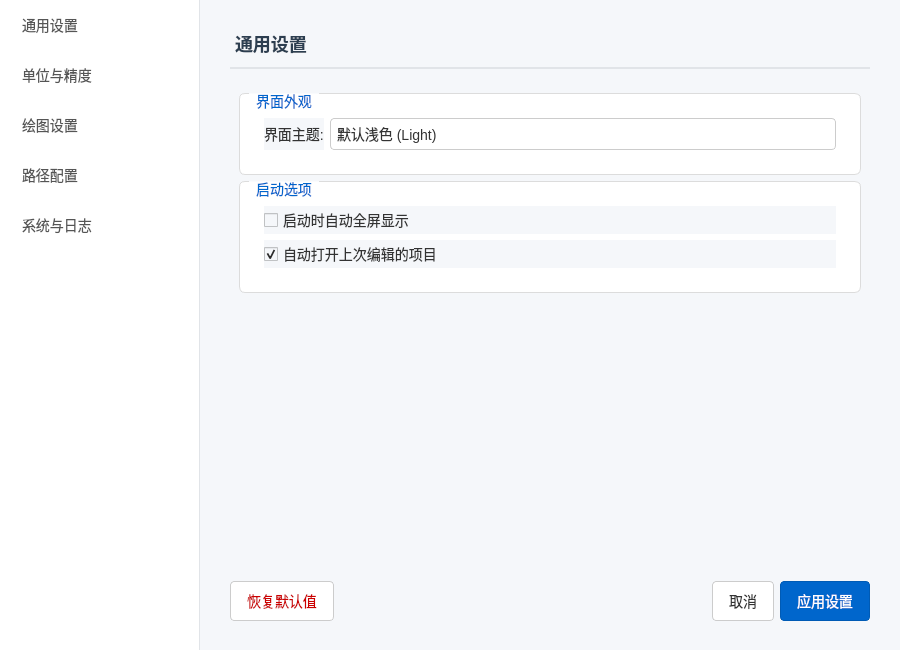
<?xml version="1.0" encoding="UTF-8"?>
<ui version="4.0">
 <class>SettingsWidget</class>
 <widget class="QWidget" name="SettingsWidget">
  <property name="geometry">
   <rect>
    <x>0</x>
    <y>0</y>
    <width>900</width>
    <height>650</height>
   </rect>
  </property>
  <property name="windowTitle">
   <string>系统设置</string>
  </property>
  <property name="styleSheet">
   <string notr="true">/* 全局字体与背景 */
QWidget {
    font-family: &quot;Microsoft YaHei UI&quot;, &quot;Segoe UI&quot;, sans-serif;
    font-size: 14px;
    background-color: #f5f7fa; /* 浅灰背景 */
    color: #333333;
}

/* 左侧导航栏 */
QListWidget#navTupleList {
    background-color: #ffffff;
    border: none;
    border-right: 1px solid #e1e4e8;
    outline: none;
}
QListWidget#navTupleList::item {
    height: 50px;
    padding-left: 15px;
    color: #555555;
    border-left: 4px solid transparent; /* 选中指示条 */
}
QListWidget#navTupleList::item:hover {
    background-color: #f0f4f8;
    color: #333333;
}
QListWidget#navTupleList::item:selected {
    background-color: #eef6ff;
    color: #0066cc;
    border-left: 4px solid #0066cc; /* 选中亮蓝条 */
    font-weight: bold;
}

/* 右侧内容区标题栏 */
QLabel#lblPageTitle {
    font-size: 18px;
    font-weight: bold;
    color: #2c3e50;
    padding: 10px 0px 10px 0px;
    border-bottom: 2px solid #e1e4e8;
}

/* 分组框卡片样式 */
QGroupBox {
    background-color: #ffffff;
    border: 1px solid #dcdcdc;
    border-radius: 6px;
    margin-top: 1.5em; /* 为标题留空间 */
    padding: 15px;
}
QGroupBox::title {
    subcontrol-origin: margin;
    subcontrol-position: top left;
    left: 10px;
    padding: 0 5px;
    font-weight: bold;
    color: #0066cc;
}

/* 输入控件样式 */
QLineEdit, QComboBox, QSpinBox {
    border: 1px solid #cccccc;
    border-radius: 4px;
    padding: 6px;
    background-color: #ffffff;
    selection-background-color: #0066cc;
}
QLineEdit:focus, QComboBox:focus, QSpinBox:focus {
    border: 1px solid #0066cc;
}
QComboBox::drop-down {
    border: none;
    width: 20px;
}

/* 按钮样式 */
QPushButton {
    border: 1px solid #cccccc;
    border-radius: 4px;
    padding: 8px 16px;
    background-color: #ffffff;
    color: #333333;
}
QPushButton:hover {
    background-color: #f0f0f0;
    border-color: #bbbbbb;
}
QPushButton:pressed {
    background-color: #e0e0e0;
}

/* 强调按钮 (应用) */
QPushButton#btnApply {
    background-color: #0066cc;
    color: #ffffff;
    border: 1px solid #005bb5;
}
QPushButton#btnApply:hover {
    background-color: #0077ee;
}
QPushButton#btnApply:pressed {
    background-color: #0055aa;
}

/* 危险按钮 (重置) */
QPushButton#btnRestoreDefaults {
    color: #cc0000;
}
QPushButton#btnRestoreDefaults:hover {
    background-color: #fff0f0;
    border-color: #ffcccc;
}
</string>
  </property>
  <layout class="QHBoxLayout" name="mainLayout">
   <property name="spacing">
    <number>0</number>
   </property>
   <property name="leftMargin">
    <number>0</number>
   </property>
   <property name="topMargin">
    <number>0</number>
   </property>
   <property name="rightMargin">
    <number>0</number>
   </property>
   <property name="bottomMargin">
    <number>0</number>
   </property>

   <item>
    <widget class="QListWidget" name="navTupleList">
     <property name="minimumSize">
      <size>
       <width>200</width>
       <height>0</height>
      </size>
     </property>
     <property name="maximumSize">
      <size>
       <width>200</width>
       <height>16777215</height>
      </size>
     </property>
     <property name="iconSize">
      <size>
       <width>24</width>
       <height>24</height>
      </size>
     </property>
     <item>
      <property name="text">
       <string>通用设置</string>
      </property>
      <property name="icon">
       <iconset resource="resource.qrc">
        <normaloff>:/new/prefix1/Resource/Nav1.png</normaloff>:/new/prefix1/Resource/Nav1.png</iconset>
      </property>
     </item>
     <item>
      <property name="text">
       <string>单位与精度</string>
      </property>
      <property name="icon">
       <iconset resource="resource.qrc">
        <normaloff>:/new/prefix1/Resource/Nav2.png</normaloff>:/new/prefix1/Resource/Nav2.png</iconset>
      </property>
     </item>
     <item>
      <property name="text">
       <string>绘图设置</string>
      </property>
      <property name="icon">
       <iconset resource="resource.qrc">
        <normaloff>:/new/prefix1/Resource/Nav3.png</normaloff>:/new/prefix1/Resource/Nav3.png</iconset>
      </property>
     </item>
     <item>
      <property name="text">
       <string>路径配置</string>
      </property>
      <property name="icon">
       <iconset resource="resource.qrc">
        <normaloff>:/new/prefix1/Resource/Nav4.png</normaloff>:/new/prefix1/Resource/Nav4.png</iconset>
      </property>
     </item>
     <item>
      <property name="text">
       <string>系统与日志</string>
      </property>
      <property name="icon">
       <iconset resource="resource.qrc">
        <normaloff>:/new/prefix1/Resource/Nav5.png</normaloff>:/new/prefix1/Resource/Nav5.png</iconset>
      </property>
     </item>
    </widget>
   </item>

   <item>
    <layout class="QVBoxLayout" name="rightLayout">
     <property name="spacing">
      <number>15</number>
     </property>
     <property name="leftMargin">
      <number>30</number>
     </property>
     <property name="topMargin">
      <number>20</number>
     </property>
     <property name="rightMargin">
      <number>30</number>
     </property>
     <property name="bottomMargin">
      <number>20</number>
     </property>

     <item>
      <widget class="QLabel" name="lblPageTitle">
       <property name="text">
        <string>通用设置</string>
       </property>
      </widget>
     </item>

     <item>
      <widget class="QStackedWidget" name="stackedContent">
       <property name="currentIndex">
        <number>0</number>
       </property>

       <widget class="QWidget" name="pageGeneral">
        <layout class="QVBoxLayout" name="layoutGeneral">
         <item>
          <widget class="QGroupBox" name="grpAppearance">
           <property name="title">
            <string>界面外观</string>
           </property>
           <layout class="QFormLayout" name="formLayoutGeneral">
            <property name="verticalSpacing">
             <number>15</number>
            </property>
            <item row="0" column="0">
             <widget class="QLabel" name="labelTheme">
              <property name="text">
               <string>界面主题:</string>
              </property>
             </widget>
            </item>
            <item row="0" column="1">
             <widget class="QComboBox" name="cmbTheme">
              <item>
               <property name="text">
                <string>默认浅色 (Light)</string>
               </property>
              </item>
              <item>
               <property name="text">
                <string>专业深色 (Dark)</string>
               </property>
              </item>
             </widget>
            </item>
           </layout>
          </widget>
         </item>
         <item>
          <widget class="QGroupBox" name="grpStartup">
           <property name="title">
            <string>启动选项</string>
           </property>
           <layout class="QVBoxLayout" name="layoutStartup">
            <item>
             <widget class="QCheckBox" name="chkStartFullScreen">
              <property name="text">
               <string>启动时自动全屏显示</string>
              </property>
             </widget>
            </item>
            <item>
             <widget class="QCheckBox" name="chkAutoLoadLastProject">
              <property name="text">
               <string>自动打开上次编辑的项目</string>
              </property>
              <property name="checked">
               <bool>true</bool>
              </property>
             </widget>
            </item>
           </layout>
          </widget>
         </item>
         <item>
          <spacer name="spacerGeneral">
           <property name="orientation">
            <enum>Qt::Vertical</enum>
           </property>
           <property name="sizeHint" stdset="0">
            <size>
             <width>20</width>
             <height>40</height>
            </size>
           </property>
          </spacer>
         </item>
        </layout>
       </widget>

       <widget class="QWidget" name="pageUnits">
        <layout class="QVBoxLayout" name="layoutUnits">
         <item>
          <widget class="QGroupBox" name="grpUnits">
           <property name="title">
            <string>物理量单位</string>
           </property>
           <layout class="QGridLayout" name="gridUnits">
            <property name="verticalSpacing">
             <number>15</number>
            </property>
            <item row="0" column="0">
             <widget class="QLabel" name="labelPressUnit">
              <property name="text">
               <string>压力单位 (Pressure):</string>
              </property>
             </widget>
            </item>
            <item row="0" column="1">
             <widget class="QComboBox" name="cmbPressureUnit"/>
            </item>
            <item row="1" column="0">
             <widget class="QLabel" name="labelRateUnit">
              <property name="text">
               <string>产量单位 (Rate):</string>
              </property>
             </widget>
            </item>
            <item row="1" column="1">
             <widget class="QComboBox" name="cmbRateUnit"/>
            </item>
           </layout>
          </widget>
         </item>
         <item>
          <widget class="QGroupBox" name="grpPrecision">
           <property name="title">
            <string>数值精度</string>
           </property>
           <layout class="QHBoxLayout" name="layoutPrecision">
            <item>
             <widget class="QLabel" name="labelPrecision">
              <property name="text">
               <string>全局小数显示位数:</string>
              </property>
             </widget>
            </item>
            <item>
             <widget class="QSpinBox" name="spinPrecision">
              <property name="minimum">
               <number>0</number>
              </property>
              <property name="maximum">
               <number>10</number>
              </property>
              <property name="value">
               <number>4</number>
              </property>
             </widget>
            </item>
            <item>
             <spacer name="spacerPrecision">
              <property name="orientation">
               <enum>Qt::Horizontal</enum>
              </property>
              <property name="sizeHint" stdset="0">
               <size>
                <width>40</width>
                <height>20</height>
               </size>
              </property>
             </spacer>
            </item>
           </layout>
          </widget>
         </item>
         <item>
          <spacer name="spacerUnits">
           <property name="orientation">
            <enum>Qt::Vertical</enum>
           </property>
           <property name="sizeHint" stdset="0">
            <size>
             <width>20</width>
             <height>40</height>
            </size>
           </property>
          </spacer>
         </item>
        </layout>
       </widget>

       <widget class="QWidget" name="pagePlot">
        <layout class="QVBoxLayout" name="layoutPlot">
         <item>
          <widget class="QGroupBox" name="grpPlotStyle">
           <property name="title">
            <string>默认图表风格</string>
           </property>
           <layout class="QFormLayout" name="formPlot">
            <property name="verticalSpacing">
             <number>15</number>
            </property>
            <item row="0" column="0">
             <widget class="QLabel" name="labelPlotBg">
              <property name="text">
               <string>背景风格:</string>
              </property>
             </widget>
            </item>
            <item row="0" column="1">
             <widget class="QComboBox" name="cmbPlotBackground"/>
            </item>
            <item row="1" column="0">
             <widget class="QLabel" name="labelLineWidth">
              <property name="text">
               <string>默认曲线线宽:</string>
              </property>
             </widget>
            </item>
            <item row="1" column="1">
             <widget class="QSpinBox" name="spinLineWidth">
              <property name="minimum">
               <number>1</number>
              </property>
              <property name="maximum">
               <number>10</number>
              </property>
              <property name="suffix">
               <string> px</string>
              </property>
             </widget>
            </item>
            <item row="2" column="1">
             <widget class="QCheckBox" name="chkShowGrid">
              <property name="text">
               <string>默认显示网格线</string>
              </property>
              <property name="checked">
               <bool>true</bool>
              </property>
             </widget>
            </item>
           </layout>
          </widget>
         </item>
         <item>
          <spacer name="spacerPlot">
           <property name="orientation">
            <enum>Qt::Vertical</enum>
           </property>
           <property name="sizeHint" stdset="0">
            <size>
             <width>20</width>
             <height>40</height>
            </size>
           </property>
          </spacer>
         </item>
        </layout>
       </widget>

       <widget class="QWidget" name="pagePaths">
        <layout class="QVBoxLayout" name="layoutPaths">
         <item>
          <widget class="QGroupBox" name="grpDefaultPaths">
           <property name="title">
            <string>默认文件位置</string>
           </property>
           <layout class="QGridLayout" name="gridPaths">
            <property name="verticalSpacing">
             <number>15</number>
            </property>
            <item row="0" column="0">
             <widget class="QLabel" name="lblDataPath">
              <property name="text">
               <string>数据文件路径:</string>
              </property>
             </widget>
            </item>
            <item row="0" column="1">
             <widget class="QLineEdit" name="lineDataPath"/>
            </item>
            <item row="0" column="2">
             <widget class="QPushButton" name="btnBrowseData">
              <property name="text">
               <string>浏览...</string>
              </property>
             </widget>
            </item>

            <item row="1" column="0">
             <widget class="QLabel" name="lblReportPath">
              <property name="text">
               <string>报告输出路径:</string>
              </property>
             </widget>
            </item>
            <item row="1" column="1">
             <widget class="QLineEdit" name="lineReportPath"/>
            </item>
            <item row="1" column="2">
             <widget class="QPushButton" name="btnBrowseReport">
              <property name="text">
               <string>浏览...</string>
              </property>
             </widget>
            </item>

            <item row="2" column="0">
             <widget class="QLabel" name="lblBackupPath">
              <property name="text">
               <string>自动备份路径:</string>
              </property>
             </widget>
            </item>
            <item row="2" column="1">
             <widget class="QLineEdit" name="lineBackupPath"/>
            </item>
            <item row="2" column="2">
             <widget class="QPushButton" name="btnBrowseBackup">
              <property name="text">
               <string>浏览...</string>
              </property>
             </widget>
            </item>
           </layout>
          </widget>
         </item>
         <item>
          <widget class="QLabel" name="lblPathHint">
           <property name="styleSheet">
            <string notr="true">color: #666666; font-style: italic; font-size: 12px;</string>
           </property>
           <property name="text">
            <string>提示: 请确保设置的目录具有读写权限。如果目录不存在，软件将尝试自动创建。</string>
           </property>
           <property name="wordWrap">
            <bool>true</bool>
           </property>
          </widget>
         </item>
         <item>
          <spacer name="spacerPaths">
           <property name="orientation">
            <enum>Qt::Vertical</enum>
           </property>
           <property name="sizeHint" stdset="0">
            <size>
             <width>20</width>
             <height>40</height>
            </size>
           </property>
          </spacer>
         </item>
        </layout>
       </widget>

       <widget class="QWidget" name="pageSystem">
        <layout class="QVBoxLayout" name="layoutSystem">
         <item>
          <widget class="QGroupBox" name="grpAutoSave">
           <property name="title">
            <string>自动保存策略</string>
           </property>
           <layout class="QGridLayout" name="gridAutoSave">
            <property name="verticalSpacing">
             <number>15</number>
            </property>
            <item row="0" column="0">
             <widget class="QLabel" name="lblAutoSave">
              <property name="text">
               <string>保存间隔:</string>
              </property>
             </widget>
            </item>
            <item row="0" column="1">
             <widget class="QSpinBox" name="spinAutoSave">
              <property name="suffix">
               <string> 分钟</string>
              </property>
              <property name="minimum">
               <number>1</number>
              </property>
              <property name="value">
               <number>10</number>
              </property>
             </widget>
            </item>
            <item row="1" column="0" colspan="2">
             <widget class="QCheckBox" name="chkEnableBackup">
              <property name="text">
               <string>启用项目自动备份</string>
              </property>
              <property name="checked">
               <bool>true</bool>
              </property>
             </widget>
            </item>
            <item row="2" column="0">
             <widget class="QLabel" name="lblMaxBackups">
              <property name="text">
               <string>最大备份数量:</string>
              </property>
             </widget>
            </item>
            <item row="2" column="1">
             <widget class="QSpinBox" name="spinMaxBackups">
              <property name="value">
               <number>10</number>
              </property>
             </widget>
            </item>
           </layout>
          </widget>
         </item>
         <item>
          <widget class="QGroupBox" name="grpLog">
           <property name="title">
            <string>日志管理</string>
           </property>
           <layout class="QGridLayout" name="gridLog">
            <item row="0" column="0">
             <widget class="QLabel" name="lblLogLevel">
              <property name="text">
               <string>日志级别:</string>
              </property>
             </widget>
            </item>
            <item row="0" column="1">
             <widget class="QComboBox" name="cmbLogLevel"/>
            </item>
            <item row="1" column="0" colspan="2">
             <widget class="QCheckBox" name="chkCleanupLogs">
              <property name="text">
               <string>自动清理过期日志文件</string>
              </property>
              <property name="checked">
               <bool>true</bool>
              </property>
             </widget>
            </item>
            <item row="2" column="0">
             <widget class="QLabel" name="lblLogDays">
              <property name="text">
               <string>保留天数:</string>
              </property>
             </widget>
            </item>
            <item row="2" column="1">
             <widget class="QSpinBox" name="spinLogDays">
              <property name="suffix">
               <string> 天</string>
              </property>
              <property name="value">
               <number>30</number>
              </property>
             </widget>
            </item>
           </layout>
          </widget>
         </item>
         <item>
          <spacer name="spacerSystem">
           <property name="orientation">
            <enum>Qt::Vertical</enum>
           </property>
           <property name="sizeHint" stdset="0">
            <size>
             <width>20</width>
             <height>40</height>
            </size>
           </property>
          </spacer>
         </item>
        </layout>
       </widget>

      </widget>
     </item>

     <item>
      <widget class="QFrame" name="frameBottom">
       <property name="frameShape">
        <enum>QFrame::NoFrame</enum>
       </property>
       <layout class="QHBoxLayout" name="layoutBottom">
        <property name="leftMargin">
         <number>0</number>
        </property>
        <property name="rightMargin">
         <number>0</number>
        </property>
        <item>
         <widget class="QPushButton" name="btnRestoreDefaults">
          <property name="text">
           <string>恢复默认值</string>
          </property>
         </widget>
        </item>
        <item>
         <spacer name="spacerBottom">
          <property name="orientation">
           <enum>Qt::Horizontal</enum>
          </property>
          <property name="sizeHint" stdset="0">
           <size>
            <width>40</width>
            <height>20</height>
           </size>
          </property>
         </spacer>
        </item>
        <item>
         <widget class="QPushButton" name="btnCancel">
          <property name="text">
           <string>取消</string>
          </property>
         </widget>
        </item>
        <item>
         <widget class="QPushButton" name="btnApply">
          <property name="text">
           <string>应用设置</string>
          </property>
         </widget>
        </item>
       </layout>
      </widget>
     </item>
    </layout>
   </item>
  </layout>
 </widget>
 <resources>
  <include location="resource.qrc"/>
 </resources>
 <connections/>
</ui>
